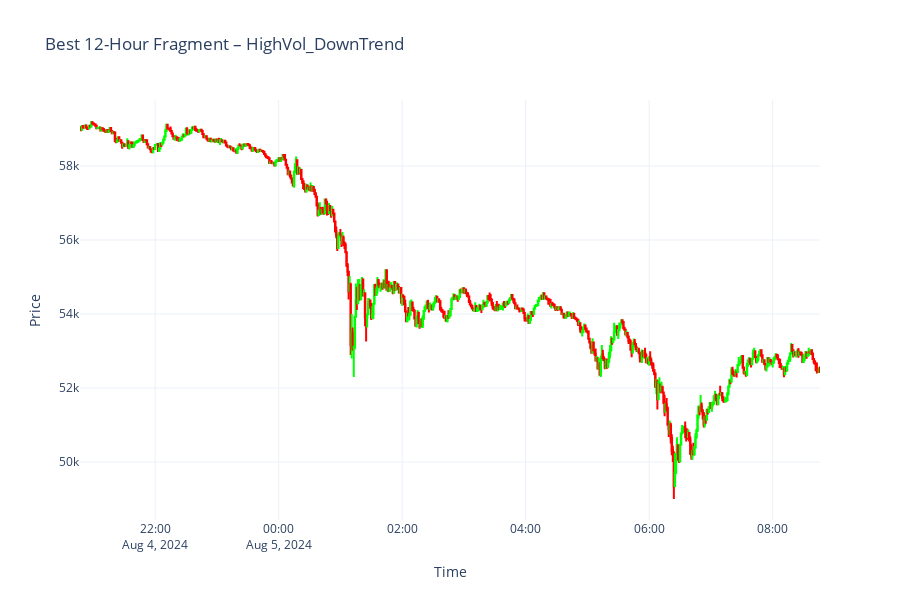
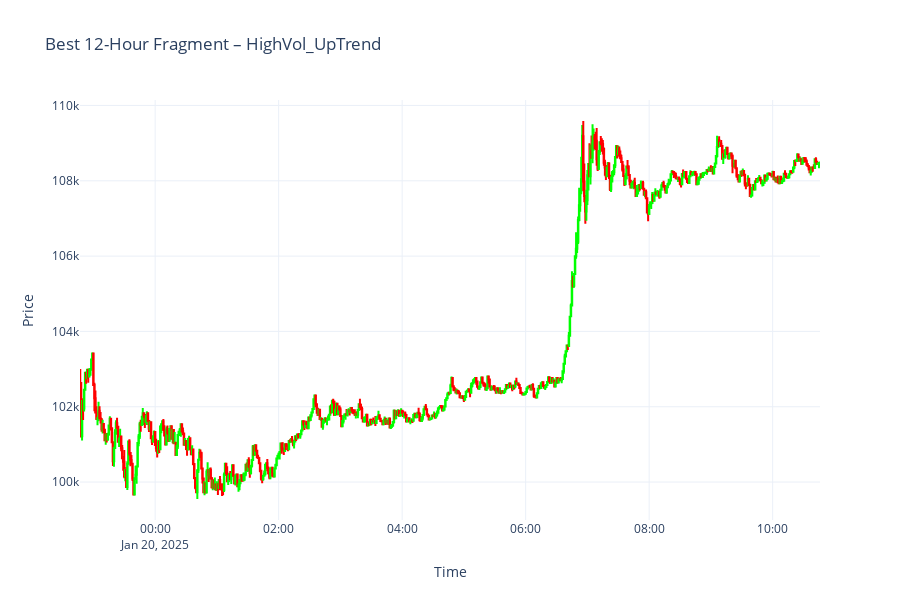
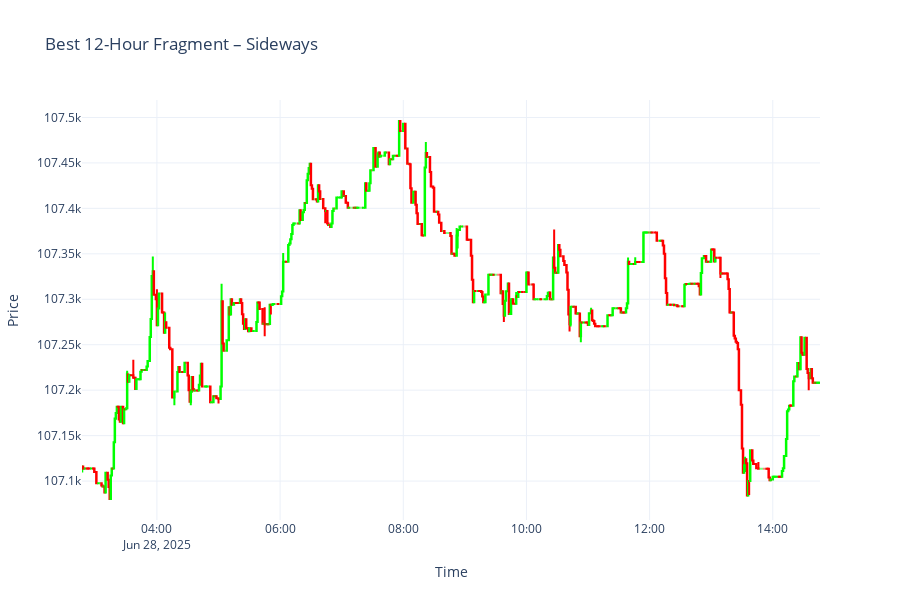
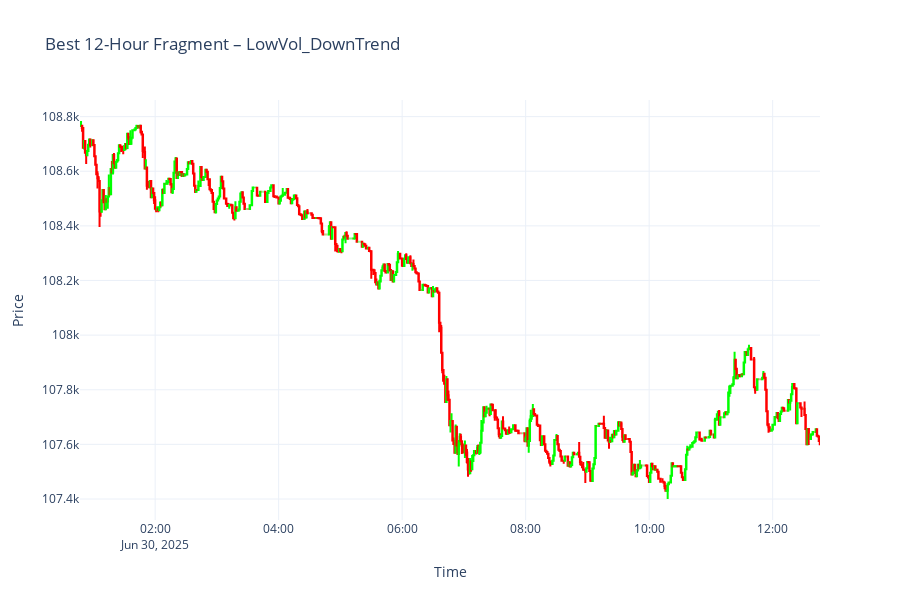

The notebook cell saved with these charts, in order:
### Code cell
import pandas as pd
import plotly.graph_objects as go
import os

# === Load best regime fragments ===
df = pd.read_csv(csv_path, parse_dates=["timestamp"])
df.set_index("timestamp", inplace=True)

# === Sort and group ===
df = df.sort_index()
regimes = df["regime_name"].unique()
top_regimes = list(regimes[:5])  # Limit to 5 plots

for regime in top_regimes:
    df_plot = df[df["regime_name"] == regime].copy()

    # Clamp outlier highs/lows
    q1 = df_plot["close"].quantile(0.25)
    q3 = df_plot["close"].quantile(0.75)
    iqr = q3 - q1
    lower = q1 - 3 * iqr
    upper = q3 + 3 * iqr
    df_plot["high"] = df_plot["high"].clip(upper=upper)
    df_plot["low"] = df_plot["low"].clip(lower=lower)

    # === Plot ===
    fig = go.Figure()

    fig.add_trace(go.Candlestick(
        x=df_plot.index,
        open=df_plot["open"],
        high=df_plot["high"],
        low=df_plot["low"],
        close=df_plot["close"],
        name="Price",
        increasing_line_color='lime',
        decreasing_line_color='red'
    ))

    fig.update_layout(
        title=f"Best 12-Hour Fragment – {regime}",
        xaxis_title="Time",
        yaxis_title="Price",
        height=600,
        xaxis_rangeslider_visible=False,
        template="plotly_white",
        hovermode="x unified"
    )

    fig.update_xaxes(range=[df_plot.index.min(), df_plot.index.max()])
    fig.show()

### Figure 1 — Plotly figure (JSON) as saved in the notebook; plotly's stock layout.template omitted (floating-point values rounded to 4 significant figures; data arrays with more than 128 entries replaced by an {"elided": "..."} marker saying what was removed)
{"data": [{"close": {"elided": "720 float values"}, "decreasing": {"line": {"color": "red"}}, "high": {"elided": "720 float values"}, "increasing": {"line": {"color": "lime"}}, "low": {"elided": "720 float values"}, "name": "Price", "open": {"elided": "720 float values"}, "x": {"elided": "720 str values"}, "type": "candlestick"}], "layout": {"xaxis": {"rangeslider": {"visible": false}, "title": {"text": "Time"}, "range": ["2024-08-04T20:47:00+00:00", "2024-08-05T08:46:00+00:00"]}, "title": {"text": "Best 12-Hour Fragment – HighVol_DownTrend"}, "yaxis": {"title": {"text": "Price"}}, "height": 600, "hovermode": "x unified"}}

### Figure 2 — Plotly figure (JSON) as saved in the notebook; plotly's stock layout.template omitted (floating-point values rounded to 4 significant figures; data arrays with more than 128 entries replaced by an {"elided": "..."} marker saying what was removed)
{"data": [{"close": {"elided": "720 float values"}, "decreasing": {"line": {"color": "red"}}, "high": {"elided": "720 float values"}, "increasing": {"line": {"color": "lime"}}, "low": {"elided": "720 float values"}, "name": "Price", "open": {"elided": "720 float values"}, "x": {"elided": "720 str values"}, "type": "candlestick"}], "layout": {"xaxis": {"rangeslider": {"visible": false}, "title": {"text": "Time"}, "range": ["2025-01-19T22:47:00+00:00", "2025-01-20T10:46:00+00:00"]}, "title": {"text": "Best 12-Hour Fragment – HighVol_UpTrend"}, "yaxis": {"title": {"text": "Price"}}, "height": 600, "hovermode": "x unified"}}

### Figure 3 — Plotly figure (JSON) as saved in the notebook; plotly's stock layout.template omitted (floating-point values rounded to 4 significant figures; data arrays with more than 128 entries replaced by an {"elided": "..."} marker saying what was removed)
{"data": [{"close": {"elided": "720 float values"}, "decreasing": {"line": {"color": "red"}}, "high": {"elided": "720 float values"}, "increasing": {"line": {"color": "lime"}}, "low": {"elided": "720 float values"}, "name": "Price", "open": {"elided": "720 float values"}, "x": {"elided": "720 str values"}, "type": "candlestick"}], "layout": {"xaxis": {"rangeslider": {"visible": false}, "title": {"text": "Time"}, "range": ["2025-06-28T02:47:00+00:00", "2025-06-28T14:46:00+00:00"]}, "title": {"text": "Best 12-Hour Fragment – Sideways"}, "yaxis": {"title": {"text": "Price"}}, "height": 600, "hovermode": "x unified"}}

### Figure 4 — Plotly figure (JSON) as saved in the notebook; plotly's stock layout.template omitted (floating-point values rounded to 4 significant figures; data arrays with more than 128 entries replaced by an {"elided": "..."} marker saying what was removed)
{"data": [{"close": {"elided": "720 float values"}, "decreasing": {"line": {"color": "red"}}, "high": {"elided": "720 float values"}, "increasing": {"line": {"color": "lime"}}, "low": {"elided": "720 float values"}, "name": "Price", "open": {"elided": "720 float values"}, "x": {"elided": "720 str values"}, "type": "candlestick"}], "layout": {"xaxis": {"rangeslider": {"visible": false}, "title": {"text": "Time"}, "range": ["2025-06-30T00:47:00+00:00", "2025-06-30T12:46:00+00:00"]}, "title": {"text": "Best 12-Hour Fragment – LowVol_DownTrend"}, "yaxis": {"title": {"text": "Price"}}, "height": 600, "hovermode": "x unified"}}
